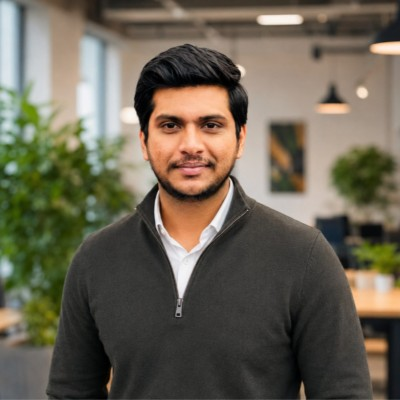
#> input picture My_photo_2.jpg, 400 x 400 px
$ python generate_card.py --photo My_photo_2.jpg
#> lines starting #> are read from the running program, lines starting #| are printed output that depends on the picture
#!/usr/bin/env python3
"""
Generates profile-card.svg: an animated terminal-style card with an ASCII
portrait on the left and a "system info" panel on the right.

Usage:
    pip install pillow
    python generate_card.py --photo me.jpg      # ASCII portrait from your photo
    python generate_card.py                     # placeholder silhouette

Edit the CONFIG block below, re-run, commit profile-card.svg.
"""
import argparse
import html
from PIL import Image, ImageDraw, ImageFilter, ImageOps

# ───────────────────────── EDIT ME ─────────────────────────
CONFIG = {
    "handle": "saiteja@devops",
    "prompt": "saiteja@devops ~ % ./profile.sh --live",
    "sections": [
        ("", [
            ("Subject",   "Sai Teja Kumbham"),
            ("Cert",      "AWS Certified Developer – Associate"),
            ("Role",      "DevOps • SRE • Platform • Cloud"),
            ("Status",    "Building • Learning • Shipping"),
            ("ToolChain", "VS Code, Git, Docker, Postman"),
        ]),
        ("", [
            ("Core.Cloud",  "AWS (EC2, S3, Lambda, IAM)"),
            ("Core.CI/CD",  "GitHub Actions, Jenkins"),
            ("Core.Infra",  "Docker, Kubernetes, Terraform"),
            ("Core.Lang",   "Python, Bash, YAML, SQL"),
            ("Core.AI",     "MCP (Model Context Protocol)"),
        ]),
        ("Contact", [
            ("Grid.Portfolio", "kumbham8888.github.io"),
            ("Grid.LinkedIn",  "in/saitejagoudk"),
            ("Grid.Github",    "KUMBHAM8888"),
        ]),
    ],
    "footer": "See live GitHub stats below in README ↓",
}
# ───────────────────────────────────────────────────────────

W, H = 860, 450
ASCII_COLS, ASCII_ROWS = 64, 44
RAMP = " .:-=+*#%@"


def placeholder_portrait():
    """Head-and-shoulders silhouette so the card works before you add a photo."""
    img = Image.new("L", (320, 360), 0)
    d = ImageDraw.Draw(img)
    d.ellipse((60, 250, 260, 460), fill=150)          # shoulders
    d.rectangle((135, 200, 185, 270), fill=170)        # neck
    d.ellipse((100, 60, 220, 220), fill=215)           # head
    d.ellipse((92, 45, 228, 140), fill=120)            # hair
    for x in (132, 172):
        d.ellipse((x, 125, x + 16, 137), fill=70)      # eyes
    return img.filter(ImageFilter.GaussianBlur(4))


def photo_to_ascii(path):
#> called with path = 'My_photo_2.jpg'
    if path:
        img = ImageOps.exif_transpose(Image.open(path)).convert("L")
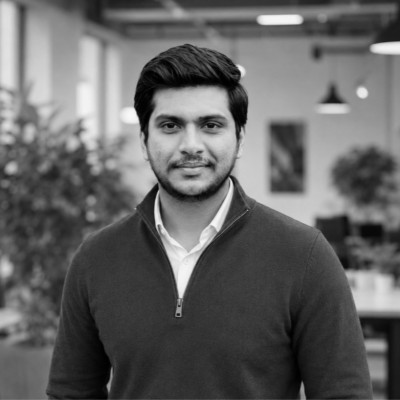
#> img: PIL image 400x400 L; min 0, max 248, mean 99.5
        img = ImageOps.autocontrast(ImageOps.fit(img, (360, 360)))
#> img: PIL image 360x360 L
    else:
        img = placeholder_portrait()
    # characters are ~2x taller than wide → squash rows
    img = img.resize((ASCII_COLS, ASCII_ROWS))
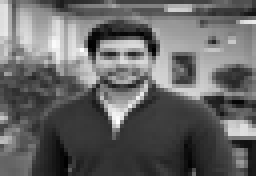
#> img: PIL image 64x44 L (shown 4 times larger); min 0, max 255, mean 101.8
    px = img.load()
    rows = []
    for y in range(ASCII_ROWS):
        rows.append("".join(RAMP[min(len(RAMP) - 1, px[x, y] * len(RAMP) // 256)]
                            for x in range(ASCII_COLS)))
#> after the loop, rows = 44 items
    return rows


def dotted(key, val, width=44):
    dots = "." * max(3, width - len(key) - len(val))
    return key, dots, val


def build_svg(ascii_rows):
    e = html.escape
    out = []
    out.append(f'''<svg xmlns="http://www.w3.org/2000/svg" width="{W}" height="{H}" viewBox="0 0 {W} {H}">
<defs>
  <linearGradient id="border" x1="0" y1="0" x2="1" y2="1">
    <stop offset="0" stop-color="#7c3aed"/><stop offset="0.5" stop-color="#22d3ee"/><stop offset="1" stop-color="#10b981"/>
  </linearGradient>
  <linearGradient id="scan" x1="0" x2="1">
    <stop offset="0" stop-color="#22d3ee" stop-opacity="0"/><stop offset="0.5" stop-color="#22d3ee" stop-opacity=".55"/><stop offset="1" stop-color="#22d3ee" stop-opacity="0"/>
  </linearGradient>
  <clipPath id="win"><rect x="10" y="10" width="{W-20}" height="{H-20}" rx="12"/></clipPath>
</defs>
<style>
  text{{font-family:'JetBrains Mono','Fira Code',Consolas,monospace}}
  .k{{fill:#22d3ee}} .d{{fill:#3b4a5e}} .v{{fill:#e2e8f0}} .h{{fill:#10b981}}
  .lbl{{fill:#22d3ee;font-size:9px;letter-spacing:2px;opacity:.7}}
  .ascii{{fill:#60a5fa;font-size:7.4px;white-space:pre}}
  .row{{opacity:0;animation:in .4s ease forwards}}
  @keyframes in{{to{{opacity:1}}}}
  .blink{{animation:bl 1s steps(1) infinite}} @keyframes bl{{50%{{opacity:0}}}}
  .pulse{{animation:pu 1.6s ease-in-out infinite}} @keyframes pu{{50%{{opacity:.25}}}}
</style>
<rect x="10" y="10" width="{W-20}" height="{H-20}" rx="12" fill="#0b1220" stroke="url(#border)" stroke-width="1.6"/>
<g clip-path="url(#win)">
  <circle cx="30" cy="30" r="5" fill="#ef4444"/><circle cx="46" cy="30" r="5" fill="#f59e0b"/><circle cx="62" cy="30" r="5" fill="#10b981"/>
  <text x="{W/2}" y="34" text-anchor="middle" font-size="10" fill="#64748b">{e(CONFIG["prompt"])}</text>
  <circle class="pulse" cx="{W-82}" cy="30" r="3.5" fill="#ef4444"/>
  <text x="{W-74}" y="34" font-size="9" fill="#ef4444" letter-spacing="1">SCANNING</text>

  <rect x="24" y="52" width="370" height="372" rx="8" fill="#0d1628" stroke="#1e3a5f"/>
  <text x="34" y="66" class="lbl">VISUAL.MAP</text>
  <text class="ascii" x="38" y="82">''')
    for i, r in enumerate(ascii_rows):
        out.append(f'<tspan x="38" dy="{0 if i == 0 else 7.6}" xml:space="preserve">{e(r)}</tspan>')
#> this loop made 44 passes
#> after the loop, out = 45 items
    out.append('</text>')

    # right panel
    px, py = 408, 52
    out.append(f'<rect x="{px}" y="{py}" width="{W-24-px}" height="372" rx="8" fill="#0d1628" stroke="#1e3a5f"/>')
    out.append(f'<text x="{px+12}" y="{py+14}" class="lbl">SYSTEM.INFO</text>')
    out.append(f'<text x="{px+12}" y="{py+32}" font-size="13" fill="#a78bfa" font-weight="700">{e(CONFIG["handle"])}'
               f'<tspan fill="#3b4a5e" font-weight="400"> ──────────────────────</tspan></text>')
    y = py + 52
    delay = 0.2
    for title, rows in CONFIG["sections"]:
        if title:
            out.append(f'<text class="row h" style="animation-delay:{delay:.2f}s" x="{px+12}" y="{y}" font-size="11">─ {e(title)} <tspan class="d">──────────────────────────────</tspan></text>')
            y += 17; delay += 0.12
        for k, v in rows:
            k, dots, v = dotted(k, v)
            out.append(f'<text class="row" style="animation-delay:{delay:.2f}s" x="{px+12}" y="{y}" font-size="11" xml:space="preserve">'
                       f'<tspan class="d">. </tspan><tspan class="k">{e(k)}</tspan><tspan class="d">: {dots} </tspan><tspan class="v">{e(v)}</tspan></text>')
            y += 16; delay += 0.12
        y += 8
#> after the loop, delay = 1.88; out = 63 items; y = 353
    out.append(f'<text class="row" style="animation-delay:{delay:.2f}s" x="{px+12}" y="{min(y+4, 412)}" font-size="11">'
               f'<tspan class="blink" fill="#22d3ee">█</tspan><tspan class="v"> {e(CONFIG["footer"])}</tspan></text>')

    # scan line sweeping the whole window
    out.append(f'''<rect x="10" y="0" width="{W-20}" height="2" fill="url(#scan)">
    <animate attributeName="y" values="50;425;50" dur="6s" repeatCount="indefinite"/></rect>
</g>
</svg>''')
    return "\n".join(out)


if __name__ == "__main__":
    ap = argparse.ArgumentParser()
    ap.add_argument("--photo", help="path to a front-facing photo (jpg/png)")
    ap.add_argument("--out", default="profile-card.svg")
    a = ap.parse_args()
    with open(a.out, "w", encoding="utf-8") as f:
        f.write(build_svg(photo_to_ascii(a.photo)))
    print(f"wrote {a.out}")
